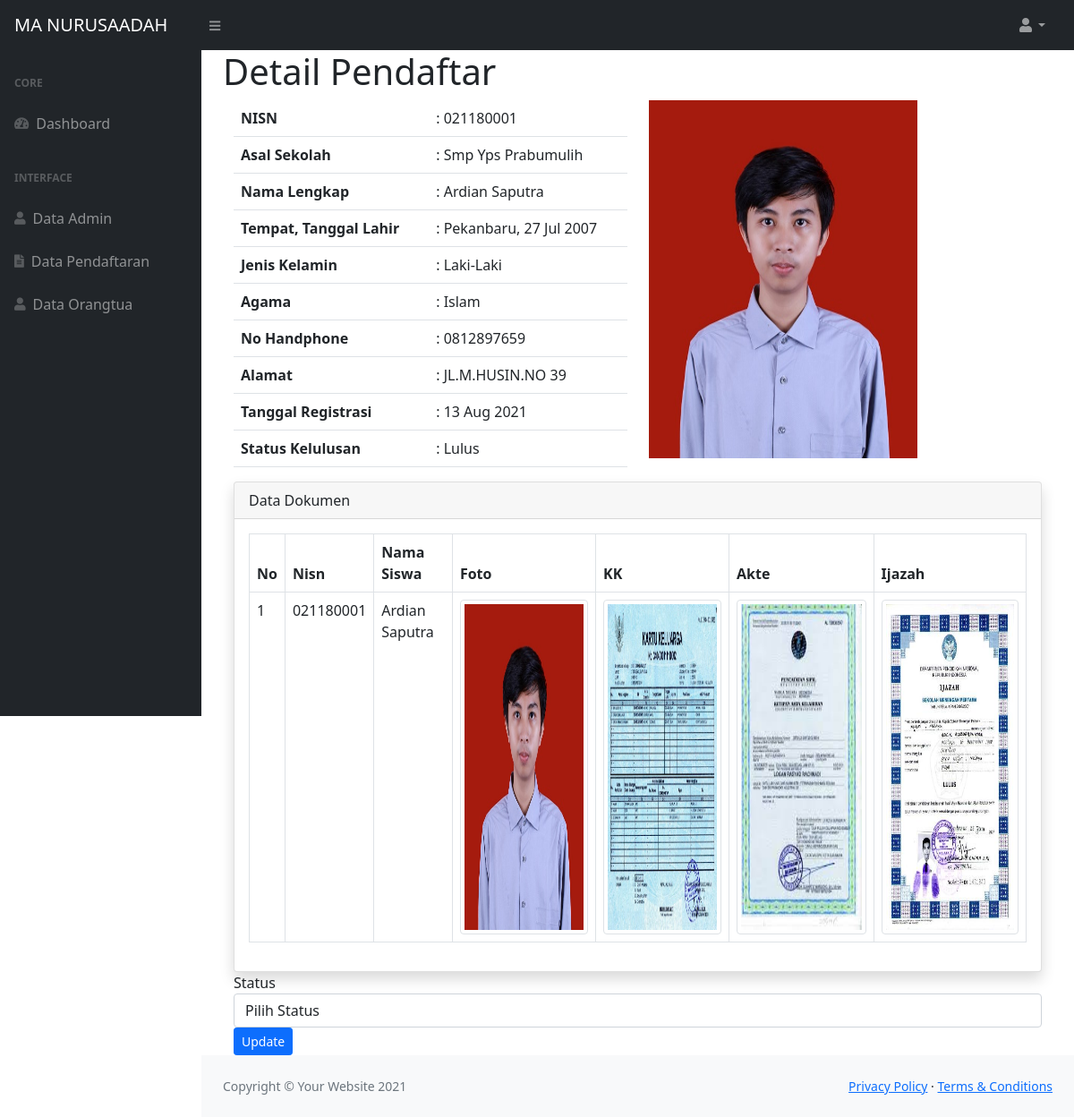
Page /admin/index.php?page=detail-pendaftar&id=11 (signed in) on the committed database.
### tables this page shows
CREATE TABLE `pendaftaran` (
  `id_pendaftaran` int(11) NOT NULL,
  `id_user` int(11) NOT NULL,
  `nisn` varchar(50) NOT NULL,
  `nama` varchar(50) NOT NULL,
  `asal_sekolah` varchar(50) NOT NULL,
  `tempat_lahir` varchar(50) NOT NULL,
  `tgl_lahir` date NOT NULL,
  `jenis_kelamin` varchar(50) NOT NULL,
  `agama` varchar(50) NOT NULL,
  `no_hp` varchar(50) NOT NULL,
  `alamat` text NOT NULL,
  `tgl_daftar` date NOT NULL,
  `foto` varchar(50) NOT NULL,
  `kk` varchar(50) NOT NULL,
  `akte` varchar(50) NOT NULL,
  `ijazah` varchar(50) NOT NULL,
  `konfirmasi` varchar(50) NOT NULL DEFAULT '-'
);

### admin/detail-pendaftar.php (the view, shortened to what this page needs)
<?php
    $id = $_GET['id'];
    $data = mysqli_query($koneksi, "SELECT* FROM pendaftaran WHERE id_pendaftaran='$id'");
    $row = mysqli_fetch_array($data);
?>
<h1 class="section-header">
    <div>Detail Pendaftar</div>
</h1>
<div class="container">
    <div class="row">
        <div class="col-md-6">
            <table class="table table-hover text-capitalize">
                <tr>
                    <th><b>NISN</b></th>
                    <td>: <?php echo $row['nisn']; ?> </td>
                </tr>
                <tr>
                    <th><b>Asal Sekolah</b></th>
                    <td>: <?php echo $row['asal_sekolah']; ?></td>
                </tr>
                <tr>
                    <th><b>Nama Lengkap</b></th>
                    <td>: <?php echo $row['nama']; ?></td>
                </tr>
                <tr>
                    <th><b>Tempat, Tanggal Lahir</b></th>
                    <td>: <?php echo $row['tempat_lahir'].", ".date('d M Y', strtotime($row['tgl_lahir']));; ?>
                    </td>
                </tr>
                <tr>
                    <th><b>Jenis Kelamin</b></th>
                    <td>: <?php echo $row['jenis_kelamin']; ?></td>
                </tr>
                <tr>
                    <th><b>Agama</b></th>
                    <td>: <?php echo $row['agama']; ?></td>
                </tr>
                <tr>
                    <th><b>No Handphone</b></th>
                    <td>: <?php echo $row['no_hp']; ?> </td>
                </tr>
                <tr>
                    <th><b>Alamat</b></th>
                    <td>: <?php echo $row['alamat']; ?>
                    </td>
                </tr>
                <tr>
                    <th><b>Tanggal Registrasi</b></th>
                    <td>: <?php echo date('d M Y', strtotime($row['tgl_daftar'])); ?></td>
                </tr>
                <tr>
                    <th><b>Status Kelulusan</b></th>
                    <td>: <?php echo $row['konfirmasi']; ?></td>
                </tr>
            </table>
        </div>
        <div class="col-md-6">
            <img src="../member/images/foto/<?php echo $row["foto"]; ?>" width="300" height="400" alt="" class="img-responsive">
        </div>
        <div class="col">
        <div class="card shadow">
                <div class="card-header">
                    <div class="clearfix">
                        <div class="float-left">
                            Data Dokumen
                        </div>
                    </div>
                </div>
                <div class="card-body">
                    <table id="table-1" class="table table-bordered">
                        <thead>
                            <tr>
                                <th>No</th>
                                <th>Nisn</th>
                                <th>Nama Siswa</th>
                                <th>Foto</th>
                                <th>KK</th>
                                <th>Akte</th>
                                <th>Ijazah</th>
                            </tr>
                        </thead>
                        <tbody>
                            <?php $no=1; ?>
                            <tr class="text-capitalize">
                                <td><?= $no++ ?></td>
                                <td><?= $row['nisn'] ?></td>
                                <td><?= $row['nama'] ?></td>
                                <td><img style="height:374px;width: 512px;" src="../member/images/foto/<?= $row['foto'] ?>" width="100%"
                                    class="img-thumbnail"></td>
                                <td><img style="height:374px;width: 512px;"  src="../member/images/kk/<?= $row['kk'] ?>" width="100%"
                                    class="img-thumbnail"></td>
                                <td><img style="height:374px;width: 512px;" src="../member/images/akte/<?= $row['akte'] ?>" width="100%"
                                    class="img-thumbnail"></td>
                                <td><img style="height:374px;width: 512px;" src="../member/images/ijazah/<?= $row['ijazah'] ?>"width="100%"
                                    class="img-thumbnail"></td>
                            </tr>
                        </tbody>
                    </table>
                </div>
            </div>
        </div>
        <form action="" method="post">
            <div class="form-group">
                <label>Status</label>
                <select class="form-control" name="status">
                    <option value="">Pilih Status</option>
                </select>
            </div>
            <button class="btn btn-primary btn-sm" name="update">Update</button>
        </form>
    </div>
</div>

### admin/index.php (shortened to what this page needs)
<!DOCTYPE html>
<html lang="en">
    <head>
        <link rel="stylesheet" href="../fontawesome-free/css/all.min.css">
        <link href="../css/styles.css" rel="stylesheet"/>
    </head>
    <body class="sb-nav-fixed">
        <nav class="sb-topnav navbar navbar-expand navbar-dark bg-dark">
            <a class="navbar-brand ps-3" href="index.html">MA NURUSAADAH</a>
            <button class="btn btn-link btn-sm order-1 order-lg-0 me-4 me-lg-0" id="sidebarToggle" href="#!"><i class="fas fa-bars"></i></button>
            <ul class="navbar-nav ms-auto ms-md-0 me-3 me-lg-4">
                <li class="nav-item dropdown">
                    <a class="nav-link dropdown-toggle" id="navbarDropdown" href="#" role="button" data-bs-toggle="dropdown" aria-expanded="false"><i class="fas fa-user fa-fw"></i></a>
                </li>
            </ul>
        </nav>
        <div id="layoutSidenav">
            <div id="layoutSidenav_nav">
                <nav class="sb-sidenav accordion sb-sidenav-dark" id="sidenavAccordion">
                    <div class="sb-sidenav-menu">
                        <div class="nav">
                            <div class="sb-sidenav-menu-heading">Core</div>
                            <a class="nav-link" href="?page=dashboard">
                                <div class="sb-nav-link-icon"><i class="fas fa-tachometer-alt"></i></div>
                                Dashboard
                            </a>
                            <div class="sb-sidenav-menu-heading">Interface</div>
                            <a class="nav-link" href="?page=data-admin">
                                <div class="sb-nav-link-icon"><i class="fas fa-user"></i></div>
                                Data Admin
                            </a>
                            <a class="nav-link" href="?page=data-pendaftar">
                                <div class="sb-nav-link-icon"><i class="fas fa-file-alt"></i></div>
                                Data Pendaftaran
                            </a>
                            <a class="nav-link" href="?page=data-orangtua">
                                <div class="sb-nav-link-icon"><i class="fas fa-user"></i></div>
                                Data Orangtua
                            </a>
                </nav>
            </div>
            <div id="layoutSidenav_content">
                <main>
                    <div class="container-fluid px-4">
                        <?php
                            if(isset($_GET['page'])){
                                include_once($_GET['page'].'.php');
                            }else{
                                include 'dashboard.php';
                            }
                        ?>
                    </div>
                </main>
                <footer class="py-4 bg-light mt-auto">
                    <div class="container-fluid px-4">
                        <div class="d-flex align-items-center justify-content-between small">
                            <div class="text-muted">Copyright &copy; Your Website 2021</div>
                            <div>
                                <a href="#">Privacy Policy</a>
                                &middot;
                                <a href="#">Terms &amp; Conditions</a>
                            </div>
                        </div>
                    </div>
                </footer>
            </div>
        </div>
    </body>
</html>

### rows in the picture
pendaftaran: nisn "021180001", asal_sekolah "Smp Yps Prabumulih", nama "Ardian Saputra", tempat_lahir "Pekanbaru", tgl_lahir "27 Jul 2007", jenis_kelamin "Laki-Laki", agama "Islam", no_hp "0812897659", alamat "JL.M.HUSIN.NO 39", tgl_daftar "13 Aug 2021", konfirmasi "Lulus", foto (picture), kk (picture), akte (picture), ijazah (picture)

### other values in the picture
$no++ "1"
